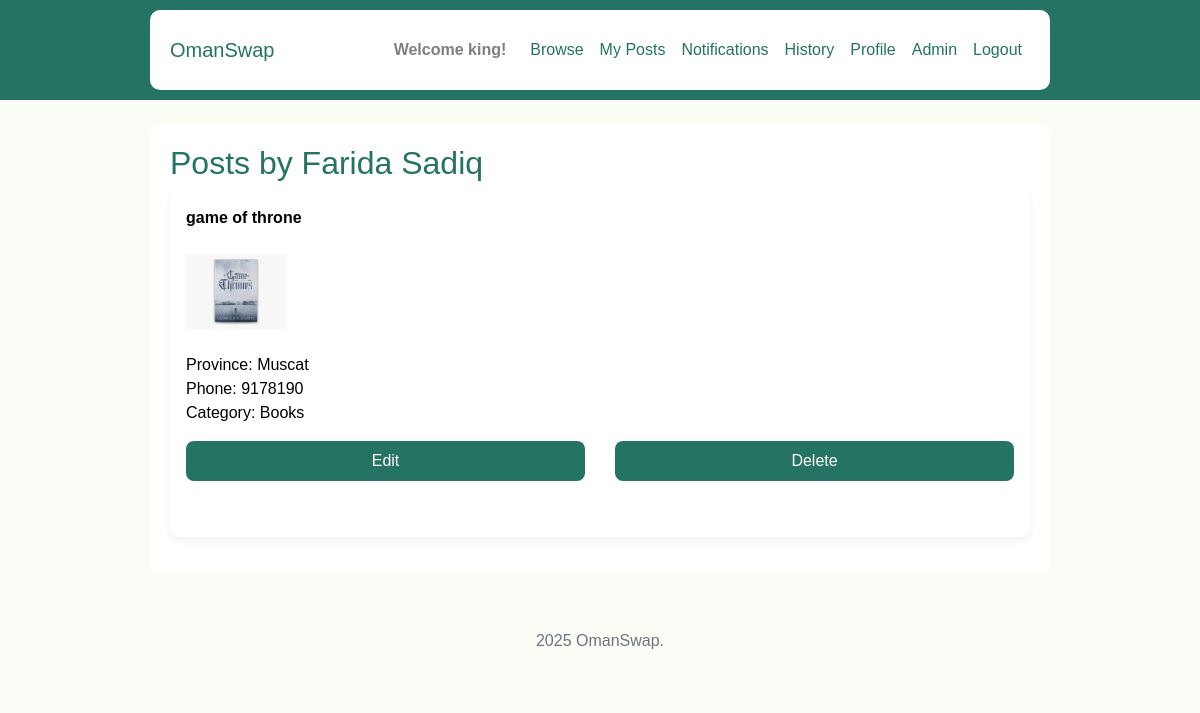
/admin/user-posts/6 (signed in), run on the app's committed database.
### app/models.py (models this page shows)
class User(UserMixin, db.Model):
    id = db.Column(db.Integer, primary_key=True)
    username = db.Column(db.String(150), unique=True, nullable=False)
    password = db.Column(db.String(150), nullable=False)
    first_name = db.Column(db.String(100), nullable=False)
    last_name = db.Column(db.String(100), nullable=False)
    bio = db.Column(db.Text)
    phone_number = db.Column(db.String(20), nullable=False)
    province = db.Column(db.String(100), nullable=False)
    role = db.Column(db.String(20), default='user')
    posts = db.relationship('Post', backref='owner', lazy=True)
    exchange_requests_sent = db.relationship('ExchangeRequest', backref='proposer', lazy=True)

class Post(db.Model):
    id = db.Column(db.Integer, primary_key=True)
    title = db.Column(db.String(200), nullable=False)
    description = db.Column(db.Text, nullable=False)
    category = db.Column(db.String(100), nullable=False)
    province = db.Column(db.String(100), nullable=False)
    phone = db.Column(db.String(20), nullable=False)
    image = db.Column(db.String(200))
    status = db.Column(db.String(50), default='available')  # 'available' or 'accepted'
    user_id = db.Column(db.Integer, db.ForeignKey('user.id'), nullable=False)
    exchange_requests_received = db.relationship(
        'ExchangeRequest',
        foreign_keys='ExchangeRequest.target_post_id',
        lazy=True
    )

### app/routes.py (the view)
@main.route('/admin/user-posts/<int:user_id>')
@login_required
def admin_user_posts(user_id):
    if current_user.role != 'admin':
        flash("Unauthorized access.")
        return redirect(url_for('main.dashboard'))
    user = User.query.get_or_404(user_id)
    posts = Post.query.filter_by(user_id=user.id).all()
    return render_template('admin_user_posts.html', posts=posts, user=user)

### app/__init__.py (called while the page is built)
def create_app():
    app = Flask(__name__, template_folder='app/templates')
    app.config.from_object('config.Config')
    db.init_app(app)
    migrate.init_app(app, db)
    login_manager.init_app(app)
    login_manager.login_view = 'main.login'
    @login_manager.user_loader
    def load_user(user_id):
        return User.query.get(int(user_id))
    from .routes import main
    app.register_blueprint(main)
    with app.app_context():
        from .models import Category
        if not Category.query.filter_by(name="Other").first():
            db.session.add(Category(name="Other"))
            db.session.commit()
    return app

### app/templates/admin_user_posts.html
{% extends 'base.html' %}
{% block content %}
<h2>Posts by {{ user.first_name }} {{ user.last_name }}</h2>
{% for post in posts %}
  <div class="card mb-3 p-3">
    <strong>{{ post.title }}</strong><br>
    <img src="{{ url_for('static', filename='uploads/' + post.image) }}" width="100"><br>
    Province: {{ post.province }}<br>
    Phone: {{ post.phone }}<br>
    Category: {{ post.category }}<br>
    <div class="row mt-3">
      <div class="col-6">
        <a href="{{ url_for('main.admin_edit_post', post_id=post.id) }}"
           class="btn btn-warning btn-block w-100">Edit</a>
      </div>
      <div class="col-6">
        <form action="{{ url_for('main.admin_delete_post', post_id=post.id) }}"
              method="POST"
              onsubmit="return confirm('⚠️ Are you sure you want to permanently delete this post? This action cannot be undone.');">
          <button type="submit" class="btn btn-danger btn-block w-100">Delete</button>
        </form>
      </div>
    </div>
  </div>
{% else %}
  <p>No posts by this user.</p>
{% endfor %}
{% endblock %}

### app/templates/base.html (shortened to what this page needs)
<!DOCTYPE html>
<html lang="en">
<head>
    <link href="https://stackpath.bootstrapcdn.com/bootstrap/4.5.2/css/bootstrap.min.css" rel="stylesheet">
    <link href="{{ url_for('static', filename='css/style.css') }}" rel="stylesheet">
</head>
<body>
    <nav class="navbar navbar-expand-lg navbar-light bg-light">
        <div class="container">
            <a class="navbar-brand" href="{{ url_for('main.home') }}">OmanSwap</a>
            <div class="collapse navbar-collapse">
                <ul class="navbar-nav ml-auto">
                    {% if current_user.is_authenticated %}
                        <li class="nav-item">
                            <span class="navbar-text font-weight-bold mr-3">Welcome {{ current_user.username }}!</span>
                        </li>
                        <li class="nav-item"><a class="nav-link" href="{{ url_for('main.dashboard') }}">Browse</a></li>
                        <li class="nav-item"><a class="nav-link" href="{{ url_for('main.my_posts') }}">My Posts</a></li>
                        <li class="nav-item"><a class="nav-link" href="{{ url_for('main.notifications') }}">Notifications</a></li>
                        <li class="nav-item"><a class="nav-link" href="{{ url_for('main.history') }}">History</a></li>
                        <li class="nav-item"><a class="nav-link" href="{{ url_for('main.profile') }}">Profile</a></li>
                        {% if current_user.role == 'admin' %}
                            <li class="nav-item"><a class="nav-link" href="{{ url_for('main.admin_panel') }}">Admin</a></li>
                        {% endif %}
                        <li class="nav-item"><a class="nav-link" href="{{ url_for('main.logout') }}">Logout</a></li>
                    {% else %}
                        <li class="nav-item"><a class="nav-link" href="{{ url_for('main.login') }}">Login</a></li>
                        <li class="nav-item"><a class="nav-link" href="{{ url_for('main.register') }}">Register</a></li>
                    {% endif %}
                </ul>
            </div>
        </div>
    </nav>
    <div class="container mt-4">
        {% block content %}{% endblock %}
    </div>
    <footer class="text-center py-3">
        <p> 2025 OmanSwap.</p>
    </footer>
</body>
</html>

### app/static/css/style.css (style rules this page uses)
html, body { height: 100%; margin: 0; font-family: Arial, sans-serif; background-color: #fcfcf6; color: #000; overflow-x: hidden; overflow-y: auto; }
.container { max-width: 900px; margin: auto; padding: 20px; background-color: #fff; border-radius: 10px; }
.navbar { background-color: #257362 !important; padding: 10px 20px; }
.navbar-brand, .navbar-nav .nav-link { color: #257362 !important; }
.nav-item a.nav-link { padding: 8px 14px; border-radius: 6px; color: #257362 !important; transition: 0.2s; }
.btn, button { background-color: #257362; color: #fcfcf6; border: none; border-radius: 8px; padding: 8px 16px; transition: background-color 0.3s ease; }
form { margin-bottom: 40px; }
footer { text-align: center; padding: 15px; background-color: #fcfcf6; color: #6c757d; margin-top: 40px; }
.card { border: none; background-color: #fff; border-radius: 10px; box-shadow: 0 4px 10px rgba(0, 0, 0, 0.05); padding: 15px; }
h1, h2, h3, h4, h5 { color: #257362; }

### data on the page
User: username "king"
User: first_name "Farida", last_name "Sadiq"
Post: title "game of throne", image (picture), province "Muscat", phone "9178190", category "Books"
